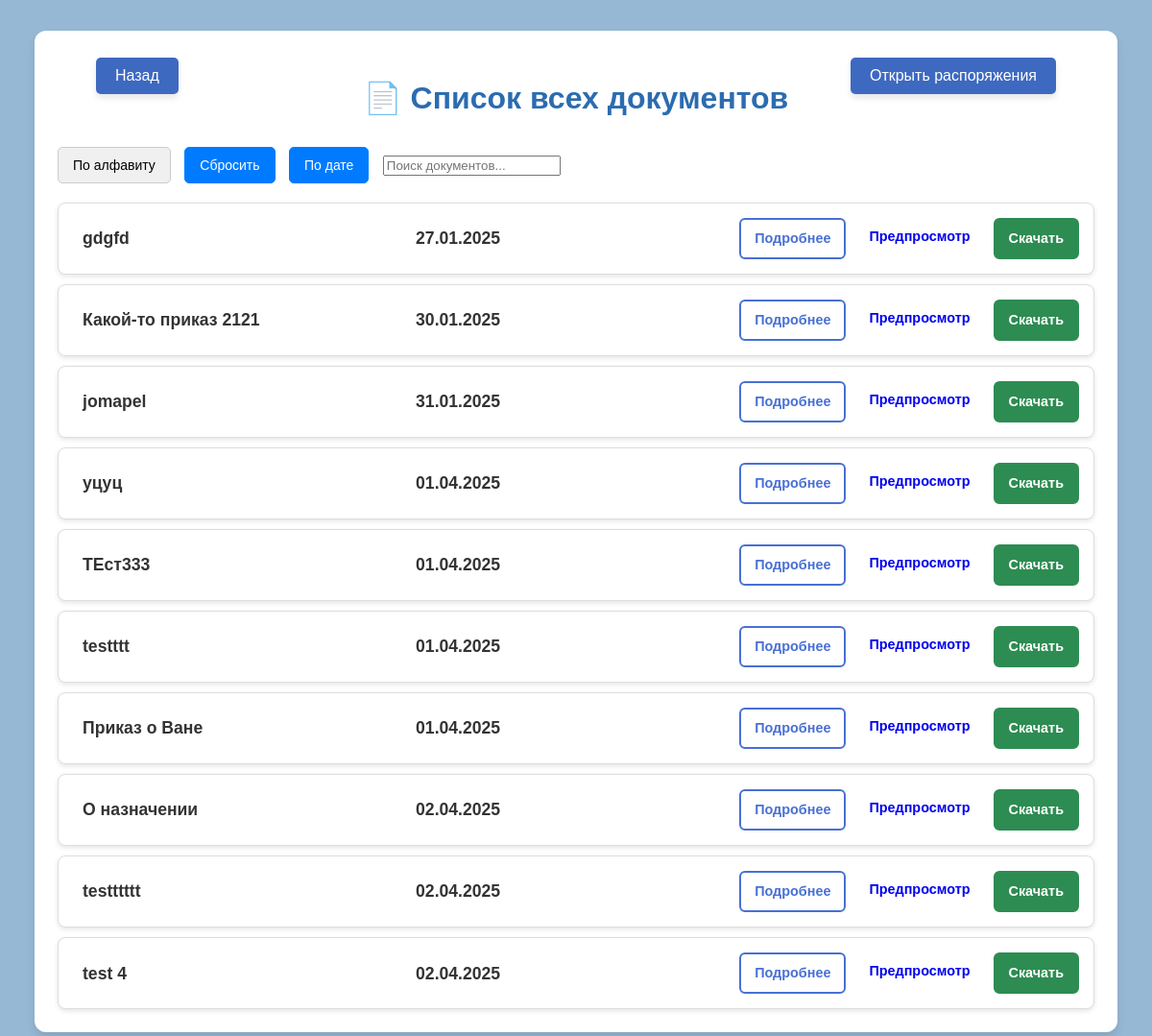
The app's page /docs/PPS (signed in) with its own data.
### autozavod_app/models.py (models this page shows, shortened)
class Doc(models.Model):
    ACTUAL_CHOICES = [
        ("Y", "Актуален"),
        ("N", "Не актуален"),
    ]
    ARCHIVE_CHOICES = [
        ("Y", "Действующий"),
        ("N", "Архив"),
    ]
    GROUP_CHOICES = [
        ("ПБ", "Пожарная безопасность"),
        ("ПР", "Промышленная безопасность"),
        ("ОТ", "Охрана труда"),
        ("ЭК", "Экология"),
        ("HR", "HR"),
    ]
    name = models.CharField(max_length=100, null=True, blank=True, verbose_name="Имя")
    id_doc = models.CharField(
        max_length=100, null=True, blank=True, verbose_name="id документа"
    )
    type_doc = models.ManyToManyField(TypeDoc, verbose_name="Тип документа", blank=True)
    mayor = models.ManyToManyField(Stuff, blank=True, verbose_name="Ответственные")
    responsible_not = models.ManyToManyField(
        Stuff, blank=True, verbose_name="Не ознакомлены", related_name="responsible"
    )
    responsible = models.ManyToManyField(
        Stuff, blank=True, verbose_name="Ознакомлены", related_name="responsible_not"
    )
    status = models.CharField(
        max_length=1, choices=ARCHIVE_CHOICES, verbose_name="Статус приказа"
    )
    actual = models.CharField(
        max_length=1,
        choices=ACTUAL_CHOICES,
        null=True,
        blank=True,
        verbose_name="Актуальность",
    )
    group = models.CharField(
        max_length=2,
        choices=GROUP_CHOICES,
        null=True,
        blank=True,
        verbose_name="Направление",
    )
    workshop = models.ManyToManyField(Workshop, blank=True, verbose_name="Цех")
    evp_class = models.ManyToManyField(
        EVP_CLASS, blank=True, verbose_name="Группа ознакомления"
    )
    date = models.DateField(blank=True, null=True, verbose_name="Дата выпуска")
    process = models.ManyToManyField(
        Process, blank=True, verbose_name="Действия к приказу"
    )
    orders = models.ManyToManyField(Orders, blank=True, verbose_name="Распоряжения")
    comment = models.TextField(max_length=40, blank=True, null=True)
    link = models.FileField(
        upload_to="autozavod_app/media", null=True, verbose_name="Загрузка документа"
    )

### autozavod_app/views.py (the view)
# urls.py: path("docs/<str:workshop_name>", views.show_docs),
def show_docs(request, workshop_name):
    workshop_id = request.session.get("workshop")
    if not workshop_id:
        return HttpResponse("Цех не выбран или ошибка")
    workshop = get_object_or_404(Workshop, id=workshop_id)
    docs = Doc.objects.filter(workshop=workshop)
    sort_by = request.GET.get(
        "sort_by", "date"
    )  # По умолчанию сортируем по дате выпуска
    if sort_by == "name":
        docs = docs.order_by("name")  # Сортировка по алфавиту
    elif sort_by == "release_date":
        docs = docs.order_by("-date")  # Сортировка по новизне (сначала новые)
    elif sort_by == "date":
        docs = docs.order_by("date")  # Сортировка по дате (сначала старые)
    return render(
        request,
        "autozavod_app/show_docs.html",
        {"docs": docs, "workshop": workshop, "sort_by": sort_by},
    )

### autozavod_app/templates/autozavod_app/show_docs.html (shortened to what this page needs)
{% load static %}
<!DOCTYPE html>
<html lang="ru">
<head>
    <link rel="stylesheet" href="{% static 'autozavod_app/css/show_doc.css' %}">
</head>
<body class="page-body">
    <button class="back-button" onclick="window.location.href='http://127.0.0.1:8000'">Назад</button>
    {% if workshop.workshop_name %}
        <button class="back-button-right" onclick="window.location.href='{% url 'orders' workshop.workshop_name %}'">
            Открыть распоряжения
        </button>
    {% else %}
        <p>Распоряжения отсутствуют</p>
    {% endif %}
    <div class="container">
        <h1 class="title">📄 Список всех документов </h1>
        <div class="sort-buttons">
            <button onclick="window.location.href='?sort_by=name'" class="sort-button {% if sort_by == 'name' %}active{% endif %}">
                По алфавиту
            </button>
            <button onclick="window.location.href='?sort_by=release_date'" class="sort-button {% if sort_by == 'date' %}active{% endif %}">
                Сбросить
            </button>
            <button onclick="window.location.href='?sort_by=date'" class="sort-button {% if sort_by == 'date' %}active{% endif %}">
                По дате
            </button>
            <input
                type="text"
                id="searchInput"
                placeholder="Поиск документов..."
                class="search-input"
                />
        </div>
        {% if docs %}
            <div class="documents-list">
                {% for doc in docs %}
                <div class="document-item">
                    <span class="document-name">{{ doc.name }}</span>
                    <span class="document-name">{{ doc.date|date:"d.m.Y" }}</span>
                    <div class="document-buttons">
                        <a href="/docs/info/{{ doc.id }}" class="btn btn-details">Подробнее</a>
                        <a href="{{ doc.link.url }}" target="_blank" class="btn btn-preview">Предпросмотр</a>
                        <a href="{{ doc.link.url }}" download class="btn btn-download">Скачать</a>
                    </div>
                </div>
                {% endfor %}
            </div>
        {% else %}
            <p class="no-documents">🚫 Документы отсутствуют.</p>
        {% endif %}
    </div>
</body>
</html>

### autozavod_app/static/autozavod_app/css/show_doc.css (style rules this page uses)
body.page-body { font-family: Arial, sans-serif; background: rgb(150, 184, 212); color: #1a202c; margin: 0; padding: 0; line-height: 1.6; }
.container { max-width: 90%; margin: 2rem auto; padding: 1.5rem; background: #ffffff; border-radius: 12px; box-shadow: 0 6px 10px rgba(0, 0, 0, 0.1); }
.title { font-size: 2rem; font-weight: bold; margin-bottom: 1.5rem; text-align: center; color: #2b6cb0; }
.documents-list { display: flex; flex-direction: column; gap: 10px; padding: 0; margin: 0; }
.document-item { display: flex; align-items: center; justify-content: space-between; background-color: #ffffff; border-radius: 8px; padding: 15px; border: 1px solid #ddd; box-shadow: 0 2px 5px rgba(0, 0, 0, 0.1); transition: transform 0.2s ease-in-out, box-shadow 0.2s ease-in-out; box-sizing: border-box; }
.document-name { font-size: 1.1rem; font-weight: bold; color: #333; flex: 1; padding-left: 10px; }
.document-buttons { display: flex; gap: 10px; }
.btn { display: inline-block; padding: 8px 14px; font-size: 0.9rem; font-weight: bold; border-radius: 6px; text-decoration: none; text-align: center; transition: all 0.3s ease; cursor: pointer; }
.btn-details { color: #4870d4; border: 2px solid #4870d4; background-color: white; }
.btn-download { color: white; background-color: #2d8c52; border: 2px solid #2d8c52; }
.back-button { position: absolute; top: 60px; left: 100px; padding: 10px 20px; background-color: #3e69c0; color: white; border: none; border-radius: 5px; font-size: 16px; cursor: pointer; box-shadow: 0 4px 6px rgba(0, 0, 0, 0.1); transition: background-color 0.3s ease; }
.back-button-right { position: absolute; top: 60px; right: 100px; padding: 10px 20px; background-color: #3e69c0; color: white; border: none; border-radius: 5px; font-size: 16px; cursor: pointer; box-shadow: 0 4px 6px rgba(0, 0, 0, 0.1); transition: background-color 0.3s ease; }
.sort-buttons { margin-bottom: 20px; }
.sort-button { background-color: #f0f0f0; border: 1px solid #ccc; padding: 10px 15px; margin-right: 10px; cursor: pointer; border-radius: 5px; font-size: 14px; }
.sort-button.active { background-color: #007bff; color: white; border-color: #007bff; }

### records on screen
Doc: name "gdgfd", date "27.01.2025"
Doc: name "Какой-то приказ 2121", date "30.01.2025"
Doc: name "jomapel", date "31.01.2025"
Doc: name "уцуц", date "01.04.2025"
Doc: name "ТЕст333", date "01.04.2025"
Doc: name "testttt", date "01.04.2025"
Doc: name "Приказ о Ване", date "01.04.2025"
Doc: name "О назначении", date "02.04.2025"
Doc: name "testttttt", date "02.04.2025"
Doc: name "test 4", date "02.04.2025"
